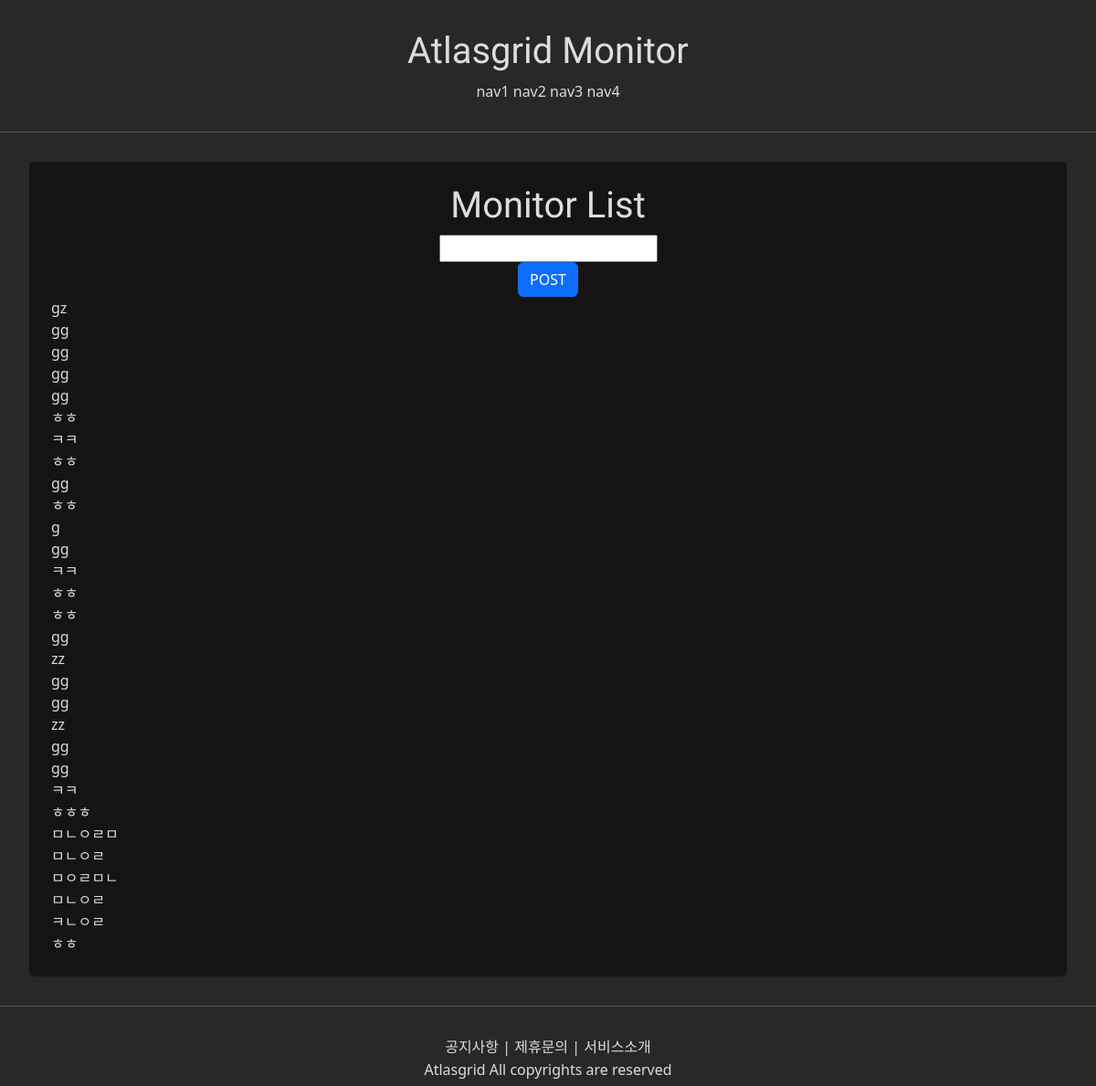
/atlasgrid/, run on an earlier commit of the app's database.
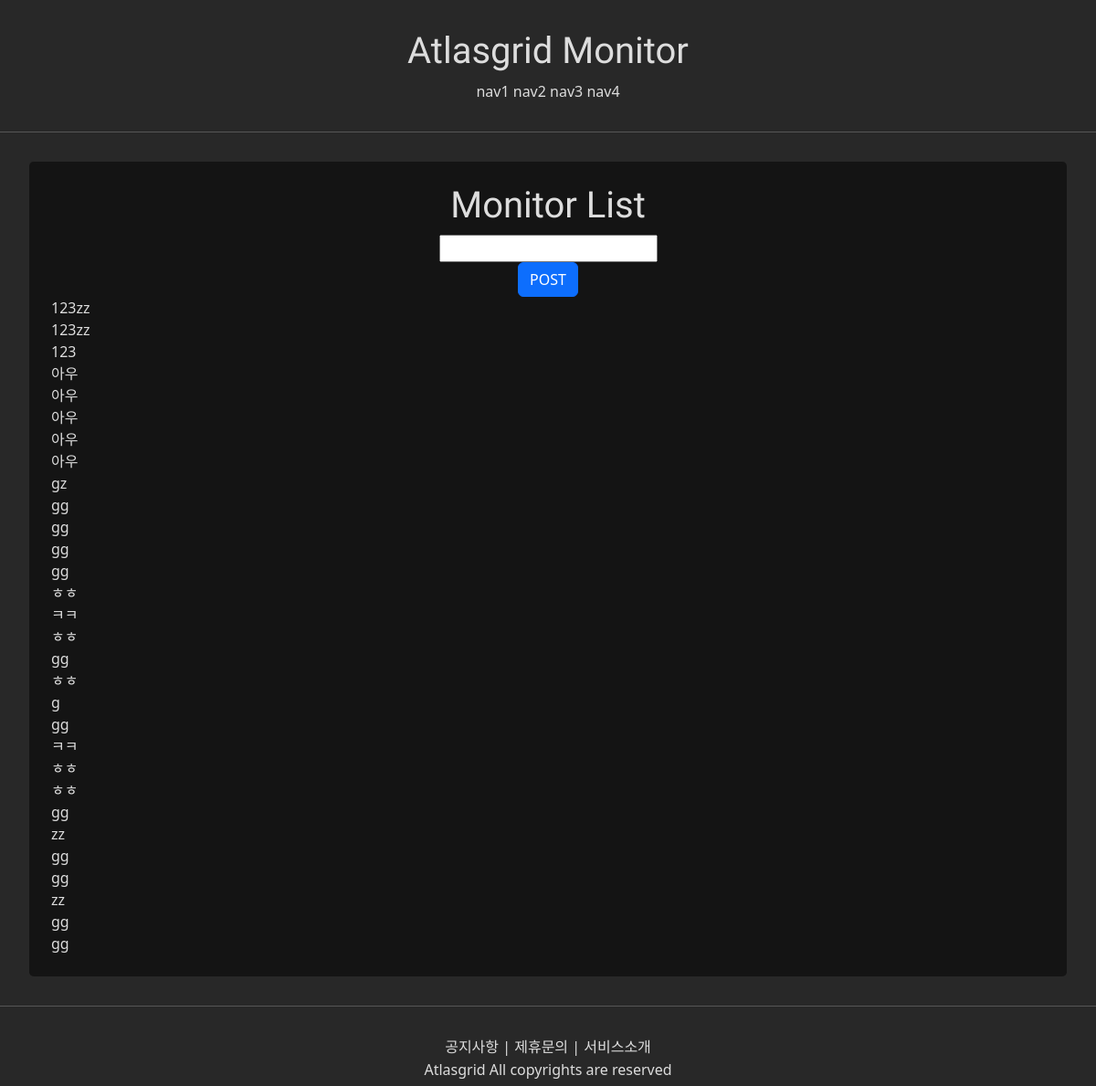
And on a later commit of the database.
### atlasgrid/models.py (models this page shows)
class HelloWorld(models.Model):
    text = models.CharField(max_length=255, null=False)

### atlasgrid/views.py (the view, shortened to what this page needs)
# urls.py: path('', view),
def view(request):
    userlist = account.objects.all()
    context = {'userlist': userlist}
    content_type = request.META.get('CONTENT_TYPE') # CONTENT_TYPE 대문자로 써야함.
    if request.method == 'POST':
        monitor_input_text = request.POST.get('monitor_input')
        if monitor_input_text:
            new_hello_world = HelloWorld(text=monitor_input_text)
            new_hello_world.save()
        hello_world_list = HelloWorld.objects.all().order_by('-id')[:30]
        data = serializers.serialize('json', hello_world_list)
        return JsonResponse({'success': True, 'data': data})
    elif request.method == 'GET':
        requested_data = request.GET.get('what', default='def')
        if( requested_data == 'gridinfo'):
            print("GET.gridinfo 호출")
            try:
                with open('griddata.json', 'r') as file:
                    grid_data = json.load(file)
            except (FileNotFoundError, json.JSONDecodeError) as e:
                print(f"파일을 읽는 중 오류 발생: {e}")
                grid_data = []  # 오류 발생 시 빈 리스트 또는 기본값 할당
            context = {
                'grid_data': grid_data,
            }
            return JsonResponse({'success': True, 'data': context})
        else:
            print("GET.def 호출")
            hello_world_list = HelloWorld.objects.all().order_by('-id')[:30]
            context = {
                'monitor_output': hello_world_list
            }
            return render(request, 'atlasgrid/monitor.html', context)

### atlasgrid/templates/atlasgrid/monitor.html (shortened to what this page needs)
{%extends 'base.html'%}
{% block content %}
<div class="atlasgrid_monitor">
    <h1 style="font-family: 'Protest Strike', sans-serif;">
        Monitor List
    </h1>
    <form id="monitorForm" action="/atlasgrid/monitor/" method="post">
        <div>
            <input id="monitorInput" type="text" name="monitor_input" maxlength="200" />
        </div>
        <input type="submit" class="btn btn-primary" value="POST">
    </form>
    <div class="monitor_output_container" style="text-align:left">
        {% if monitor_output %}
            {% for item in monitor_output %}
                {{item.text}} <br>
            {% endfor %}
        {% endif %}
    </div>
</div>
{% endblock %}

What changed in the data, as far as the page shows it:
no longer on this page (row unchanged): HelloWorld: text "ㅋㅋ"
no longer on this page (row unchanged): HelloWorld: text "ㅎㅎㅎ"
no longer on this page (row unchanged): HelloWorld: text "ㅁㄴㅇㄹㅁ"
no longer on this page (row unchanged): HelloWorld: text "ㅁㄴㅇㄹ"
no longer on this page (row unchanged): HelloWorld: text "ㅁㅇㄹㅁㄴ"
no longer on this page (row unchanged): HelloWorld: text "ㅁㄴㅇㄹ"
no longer on this page (row unchanged): HelloWorld: text "ㅋㄴㅇㄹ"
no longer on this page (row unchanged): HelloWorld: text "ㅎㅎ"
added HelloWorld: text "123zz"
added HelloWorld: text "123zz"
added HelloWorld: text "123"
added HelloWorld: text "아우"
added HelloWorld: text "아우"
added HelloWorld: text "아우"
added HelloWorld: text "아우"
added HelloWorld: text "아우"
